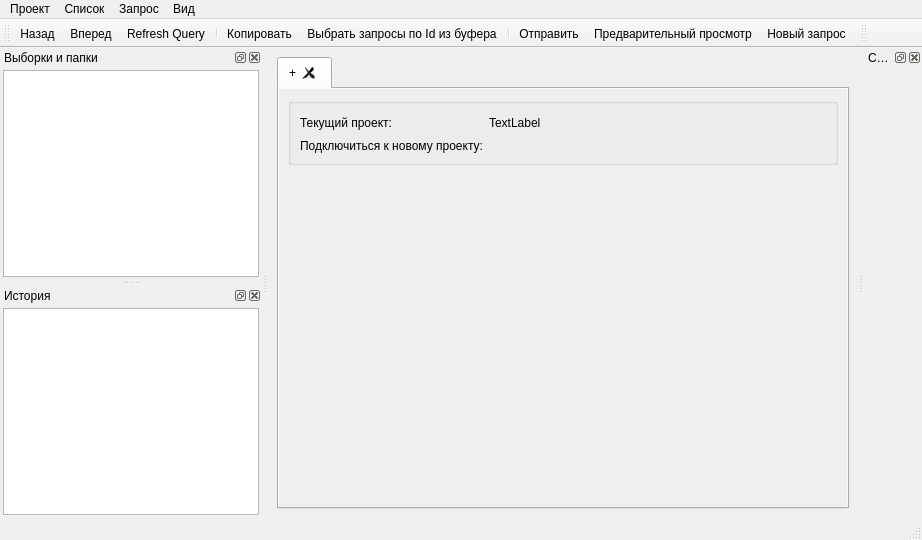
<?xml version="1.0" encoding="UTF-8"?>
<ui version="4.0">
 <class>MainWindow</class>
 <widget class="QMainWindow" name="MainWindow">
  <property name="geometry">
   <rect>
    <x>0</x>
    <y>0</y>
    <width>922</width>
    <height>540</height>
   </rect>
  </property>
  <property name="minimumSize">
   <size>
    <width>50</width>
    <height>0</height>
   </size>
  </property>
  <property name="windowTitle">
   <string>TraQuera</string>
  </property>
  <property name="dockOptions">
   <set>QMainWindow::AllowNestedDocks|QMainWindow::AllowTabbedDocks|QMainWindow::AnimatedDocks</set>
  </property>
  <widget class="QWidget" name="centralwidget">
   <layout class="QGridLayout" name="gridLayout_4">
    <item row="0" column="0">
     <widget class="QTabWidget" name="tabWidget">
      <property name="sizePolicy">
       <sizepolicy hsizetype="Expanding" vsizetype="Expanding">
        <horstretch>2</horstretch>
        <verstretch>0</verstretch>
       </sizepolicy>
      </property>
      <property name="baseSize">
       <size>
        <width>600</width>
        <height>0</height>
       </size>
      </property>
      <property name="currentIndex">
       <number>0</number>
      </property>
      <property name="elideMode">
       <enum>Qt::ElideRight</enum>
      </property>
      <property name="tabsClosable">
       <bool>true</bool>
      </property>
      <property name="movable">
       <bool>true</bool>
      </property>
      <widget class="QWidget" name="tabHomePage">
       <attribute name="title">
        <string>+</string>
       </attribute>
       <layout class="QVBoxLayout" name="verticalLayout">
        <property name="spacing">
         <number>0</number>
        </property>
        <property name="margin">
         <number>0</number>
        </property>
        <item>
         <widget class="QScrollArea" name="scrollArea">
          <property name="frameShape">
           <enum>QFrame::NoFrame</enum>
          </property>
          <property name="widgetResizable">
           <bool>true</bool>
          </property>
          <property name="alignment">
           <set>Qt::AlignLeading|Qt::AlignLeft|Qt::AlignTop</set>
          </property>
          <widget class="QWidget" name="scrollAreaWidgetContents">
           <property name="geometry">
            <rect>
             <x>0</x>
             <y>0</y>
             <width>554</width>
             <height>418</height>
            </rect>
           </property>
           <property name="sizePolicy">
            <sizepolicy hsizetype="Preferred" vsizetype="Preferred">
             <horstretch>0</horstretch>
             <verstretch>0</verstretch>
            </sizepolicy>
           </property>
           <layout class="QVBoxLayout" name="verticalLayout_3">
            <item>
             <widget class="QGroupBox" name="groupBox_2">
              <property name="sizePolicy">
               <sizepolicy hsizetype="Preferred" vsizetype="Maximum">
                <horstretch>0</horstretch>
                <verstretch>0</verstretch>
               </sizepolicy>
              </property>
              <property name="title">
               <string/>
              </property>
              <layout class="QGridLayout" name="gridLayout_2" rowstretch="0,1">
               <item row="0" column="1">
                <widget class="QLabel" name="lCurrentProjectName">
                 <property name="sizePolicy">
                  <sizepolicy hsizetype="Minimum" vsizetype="Preferred">
                   <horstretch>0</horstretch>
                   <verstretch>0</verstretch>
                  </sizepolicy>
                 </property>
                 <property name="text">
                  <string>TextLabel</string>
                 </property>
                </widget>
               </item>
               <item row="1" column="0">
                <widget class="QLabel" name="label_2">
                 <property name="sizePolicy">
                  <sizepolicy hsizetype="Preferred" vsizetype="Preferred">
                   <horstretch>0</horstretch>
                   <verstretch>0</verstretch>
                  </sizepolicy>
                 </property>
                 <property name="text">
                  <string>Подключиться к новому проекту:</string>
                 </property>
                 <property name="alignment">
                  <set>Qt::AlignLeading|Qt::AlignLeft|Qt::AlignTop</set>
                 </property>
                </widget>
               </item>
               <item row="0" column="0">
                <widget class="QLabel" name="label">
                 <property name="sizePolicy">
                  <sizepolicy hsizetype="Maximum" vsizetype="Preferred">
                   <horstretch>0</horstretch>
                   <verstretch>0</verstretch>
                  </sizepolicy>
                 </property>
                 <property name="text">
                  <string>Текущий проект:</string>
                 </property>
                </widget>
               </item>
               <item row="0" column="2">
                <spacer name="horizontalSpacer_3">
                 <property name="orientation">
                  <enum>Qt::Horizontal</enum>
                 </property>
                 <property name="sizeHint" stdset="0">
                  <size>
                   <width>40</width>
                   <height>20</height>
                  </size>
                 </property>
                </spacer>
               </item>
               <item row="1" column="1" colspan="2">
                <layout class="QHBoxLayout" name="layDBClasses"/>
               </item>
              </layout>
             </widget>
            </item>
            <item>
             <spacer name="verticalSpacer">
              <property name="orientation">
               <enum>Qt::Vertical</enum>
              </property>
              <property name="sizeHint" stdset="0">
               <size>
                <width>20</width>
                <height>3</height>
               </size>
              </property>
             </spacer>
            </item>
           </layout>
          </widget>
         </widget>
        </item>
       </layout>
      </widget>
     </widget>
    </item>
   </layout>
  </widget>
  <widget class="QStatusBar" name="statusbar"/>
  <widget class="QToolBar" name="toolBar">
   <property name="windowTitle">
    <string>toolBar</string>
   </property>
   <attribute name="toolBarArea">
    <enum>TopToolBarArea</enum>
   </attribute>
   <attribute name="toolBarBreak">
    <bool>false</bool>
   </attribute>
   <addaction name="actionPrevious"/>
   <addaction name="actionForward"/>
   <addaction name="actionRefresh_Query"/>
   <addaction name="separator"/>
   <addaction name="actionCopy"/>
   <addaction name="actionQueryByIdClip"/>
   <addaction name="separator"/>
   <addaction name="actionSendEmail"/>
   <addaction name="actionPrint_Preview"/>
   <addaction name="actionNewRequest"/>
  </widget>
  <widget class="QMenuBar" name="menuBar">
   <property name="geometry">
    <rect>
     <x>0</x>
     <y>0</y>
     <width>922</width>
     <height>21</height>
    </rect>
   </property>
   <widget class="QMenu" name="menu">
    <property name="title">
     <string>Вид</string>
    </property>
    <addaction name="actionNewQueryTab"/>
    <addaction name="actionCloseTab"/>
    <addaction name="separator"/>
    <addaction name="actionViewQueriesFolders"/>
    <addaction name="actionViewModify"/>
    <addaction name="actionViewHistory"/>
   </widget>
   <widget class="QMenu" name="menu_2">
    <property name="title">
     <string>Проект</string>
    </property>
    <widget class="QMenu" name="menuConnect">
     <property name="title">
      <string>Подключить проект</string>
     </property>
    </widget>
    <addaction name="actionNewConnect"/>
    <addaction name="separator"/>
    <addaction name="actionPlansDialog"/>
    <addaction name="actionSettings"/>
    <addaction name="menuConnect"/>
   </widget>
   <widget class="QMenu" name="menu_3">
    <property name="title">
     <string>Список</string>
    </property>
    <addaction name="actionPrevious"/>
    <addaction name="actionForward"/>
    <addaction name="separator"/>
    <addaction name="actionOpenSelected"/>
   </widget>
   <widget class="QMenu" name="menu_4">
    <property name="title">
     <string>Запрос</string>
    </property>
    <addaction name="actionNewRequest"/>
    <addaction name="actionPrint_Preview"/>
   </widget>
   <addaction name="menu_2"/>
   <addaction name="menu_3"/>
   <addaction name="menu_4"/>
   <addaction name="menu"/>
  </widget>
  <widget class="QDockWidget" name="dockQueries">
   <property name="features">
    <set>QDockWidget::AllDockWidgetFeatures</set>
   </property>
   <property name="windowTitle">
    <string>Выборки и папки</string>
   </property>
   <attribute name="dockWidgetArea">
    <number>1</number>
   </attribute>
   <widget class="QWidget" name="dockWidgetContents">
    <layout class="QVBoxLayout" name="verticalLayout_5">
     <property name="spacing">
      <number>3</number>
     </property>
     <property name="margin">
      <number>3</number>
     </property>
     <item>
      <widget class="QTreeView" name="treeView">
       <property name="sizePolicy">
        <sizepolicy hsizetype="Preferred" vsizetype="Expanding">
         <horstretch>0</horstretch>
         <verstretch>0</verstretch>
        </sizepolicy>
       </property>
       <property name="contextMenuPolicy">
        <enum>Qt::CustomContextMenu</enum>
       </property>
       <property name="indentation">
        <number>10</number>
       </property>
       <property name="animated">
        <bool>true</bool>
       </property>
       <property name="allColumnsShowFocus">
        <bool>true</bool>
       </property>
       <property name="wordWrap">
        <bool>true</bool>
       </property>
       <property name="headerHidden">
        <bool>true</bool>
       </property>
       <property name="expandsOnDoubleClick">
        <bool>false</bool>
       </property>
      </widget>
     </item>
    </layout>
   </widget>
  </widget>
  <widget class="QDockWidget" name="dockWidget">
   <property name="features">
    <set>QDockWidget::AllDockWidgetFeatures</set>
   </property>
   <property name="windowTitle">
    <string>История</string>
   </property>
   <attribute name="dockWidgetArea">
    <number>1</number>
   </attribute>
   <widget class="QWidget" name="dockWidgetContents_2">
    <layout class="QVBoxLayout" name="verticalLayout_8">
     <property name="spacing">
      <number>3</number>
     </property>
     <property name="margin">
      <number>3</number>
     </property>
     <item>
      <widget class="QListView" name="journalView">
       <property name="sizePolicy">
        <sizepolicy hsizetype="Preferred" vsizetype="Expanding">
         <horstretch>0</horstretch>
         <verstretch>0</verstretch>
        </sizepolicy>
       </property>
      </widget>
     </item>
    </layout>
   </widget>
  </widget>
  <widget class="QDockWidget" name="dockProps">
   <property name="features">
    <set>QDockWidget::AllDockWidgetFeatures</set>
   </property>
   <property name="windowTitle">
    <string>Свойства</string>
   </property>
   <attribute name="dockWidgetArea">
    <number>2</number>
   </attribute>
   <widget class="QWidget" name="dockPropsContents">
    <layout class="QVBoxLayout" name="verticalLayout_4">
     <property name="spacing">
      <number>1</number>
     </property>
     <property name="margin">
      <number>1</number>
     </property>
     <item>
      <widget class="QWidget" name="widget" native="true"/>
     </item>
    </layout>
   </widget>
  </widget>
  <widget class="QToolBar" name="toolBar_2">
   <property name="windowTitle">
    <string>toolBar_2</string>
   </property>
   <attribute name="toolBarArea">
    <enum>TopToolBarArea</enum>
   </attribute>
   <attribute name="toolBarBreak">
    <bool>false</bool>
   </attribute>
  </widget>
  <action name="actionOpen_Tracker">
   <property name="text">
    <string>Open Tracker...</string>
   </property>
  </action>
  <action name="actionClose_Tracker">
   <property name="text">
    <string>Close Tracker...</string>
   </property>
  </action>
  <action name="actionExit">
   <property name="text">
    <string>Exit</string>
   </property>
  </action>
  <action name="actionOpen_Project">
   <property name="text">
    <string>Открыть проект...</string>
   </property>
  </action>
  <action name="actionClose_Project">
   <property name="text">
    <string>Закрыть проект</string>
   </property>
   <property name="toolTip">
    <string>Закрыть проект</string>
   </property>
  </action>
  <action name="actionCopy">
   <property name="icon">
    <iconset resource="../resources/tracks.qrc">
     <normaloff>:/images/copy.png</normaloff>:/images/copy.png</iconset>
   </property>
   <property name="text">
    <string>Копировать</string>
   </property>
   <property name="shortcut">
    <string>Ctrl+C</string>
   </property>
  </action>
  <action name="actionCut">
   <property name="text">
    <string>Вырезать</string>
   </property>
   <property name="shortcut">
    <string>Ctrl+X</string>
   </property>
  </action>
  <action name="action_Paste">
   <property name="text">
    <string>Вставить</string>
   </property>
   <property name="shortcut">
    <string>Ctrl+V</string>
   </property>
  </action>
  <action name="action_4">
   <property name="text">
    <string>Удалить</string>
   </property>
  </action>
  <action name="actionRead_Filters">
   <property name="text">
    <string>Read Filters</string>
   </property>
  </action>
  <action name="actionQueryById">
   <property name="text">
    <string>Выбрать запросы по Id...</string>
   </property>
  </action>
  <action name="actionQueryByIdClip">
   <property name="icon">
    <iconset resource="../resources/tracks.qrc">
     <normaloff>:/images/paste.png</normaloff>:/images/paste.png</iconset>
   </property>
   <property name="text">
    <string>Выбрать запросы по Id из буфера</string>
   </property>
  </action>
  <action name="actionSendEmail">
   <property name="icon">
    <iconset resource="../resources/tracks.qrc">
     <normaloff>:/images/EMail_48.png</normaloff>:/images/EMail_48.png</iconset>
   </property>
   <property name="text">
    <string>Отправить...</string>
   </property>
  </action>
  <action name="actionPrevious">
   <property name="icon">
    <iconset resource="../resources/tracks.qrc">
     <normaloff>:/images/previous.png</normaloff>:/images/previous.png</iconset>
   </property>
   <property name="text">
    <string>Назад</string>
   </property>
   <property name="shortcut">
    <string>Alt+Left</string>
   </property>
  </action>
  <action name="actionForward">
   <property name="icon">
    <iconset resource="../resources/tracks.qrc">
     <normaloff>:/images/next.png</normaloff>:/images/next.png</iconset>
   </property>
   <property name="text">
    <string>Вперед</string>
   </property>
   <property name="shortcut">
    <string>Alt+Right</string>
   </property>
  </action>
  <action name="actionOpen_Query">
   <property name="text">
    <string>Открыть</string>
   </property>
   <property name="shortcut">
    <string>Return</string>
   </property>
   <property name="shortcutContext">
    <enum>Qt::WidgetShortcut</enum>
   </property>
  </action>
  <action name="actionOpen_QueryInNew">
   <property name="text">
    <string>Открыть в новой вкладке</string>
   </property>
  </action>
  <action name="actionPrint_Preview">
   <property name="icon">
    <iconset resource="../resources/tracks.qrc">
     <normaloff>:/images/fileprint.png</normaloff>:/images/fileprint.png</iconset>
   </property>
   <property name="text">
    <string>Предварительный просмотр</string>
   </property>
   <property name="shortcut">
    <string>Ctrl+P</string>
   </property>
  </action>
  <action name="actionRefresh_Query">
   <property name="icon">
    <iconset resource="../resources/tracks.qrc">
     <normaloff>:/images/view-refresh.png</normaloff>:/images/view-refresh.png</iconset>
   </property>
   <property name="text">
    <string>Refresh Query </string>
   </property>
  </action>
  <action name="actionPasteNumbers">
   <property name="text">
    <string>Вставить только номера</string>
   </property>
   <property name="shortcut">
    <string>Ctrl+Shift+V</string>
   </property>
   <property name="shortcutContext">
    <enum>Qt::WidgetShortcut</enum>
   </property>
  </action>
  <action name="actionNewQueryTab">
   <property name="text">
    <string>Новая вкладка</string>
   </property>
   <property name="shortcut">
    <string>Ctrl+N</string>
   </property>
  </action>
  <action name="actionCloseTab">
   <property name="text">
    <string>Закрыть вкладку</string>
   </property>
   <property name="shortcut">
    <string>Ctrl+F4</string>
   </property>
  </action>
  <action name="actionOpenSelected">
   <property name="text">
    <string>Открыть отмеченные записи</string>
   </property>
  </action>
  <action name="actionAddToFolder">
   <property name="text">
    <string>Добавить выделенные запросы</string>
   </property>
  </action>
  <action name="actionNewFolder">
   <property name="text">
    <string>Новая папка</string>
   </property>
  </action>
  <action name="actionRenameFolder">
   <property name="text">
    <string>Переименовать папку</string>
   </property>
  </action>
  <action name="actionDeleteFolder">
   <property name="text">
    <string>Удалить папку</string>
   </property>
  </action>
  <action name="actionOpenIds">
   <property name="text">
    <string>Открыть Id</string>
   </property>
  </action>
  <action name="actionViewQueriesFolders">
   <property name="checkable">
    <bool>true</bool>
   </property>
   <property name="text">
    <string>Выборки и папки</string>
   </property>
   <property name="shortcut">
    <string>Ctrl+1</string>
   </property>
  </action>
  <action name="actionViewHistory">
   <property name="checkable">
    <bool>true</bool>
   </property>
   <property name="text">
    <string>История</string>
   </property>
   <property name="shortcut">
    <string>Ctrl+H</string>
   </property>
  </action>
  <action name="actionViewModify">
   <property name="checkable">
    <bool>true</bool>
   </property>
   <property name="text">
    <string>Свойства</string>
   </property>
   <property name="shortcut">
    <string>Ctrl+2</string>
   </property>
  </action>
  <action name="actionEditContents">
   <property name="text">
    <string>Редактировать содержимое папки...</string>
   </property>
  </action>
  <action name="actionPlansDialog">
   <property name="text">
    <string>Планы</string>
   </property>
  </action>
  <action name="actionSettings">
   <property name="text">
    <string>Настройки</string>
   </property>
  </action>
  <action name="actionNewRequest">
   <property name="icon">
    <iconset resource="../resources/tracks.qrc">
     <normaloff>:/images/add.png</normaloff>:/images/add.png</iconset>
   </property>
   <property name="text">
    <string>Новый запрос</string>
   </property>
   <property name="shortcut">
    <string>Ctrl+N</string>
   </property>
  </action>
  <action name="actionEditQuery">
   <property name="text">
    <string>Изменить выборку...</string>
   </property>
   <property name="toolTip">
    <string>Изменить выборку</string>
   </property>
  </action>
  <action name="actionNewQuery">
   <property name="text">
    <string>Новая выборка...</string>
   </property>
  </action>
  <action name="actionNewConnect">
   <property name="text">
    <string>Новое соединение...</string>
   </property>
  </action>
  <action name="actionJira">
   <property name="text">
    <string>Jira</string>
   </property>
  </action>
  <action name="actionDelete_Project">
   <property name="text">
    <string>Удалить проект</string>
   </property>
  </action>
  <action name="actionRename_Item">
   <property name="text">
    <string>Переименовать...</string>
   </property>
  </action>
  <action name="actionRefreshQueryList">
   <property name="text">
    <string>Обновить список</string>
   </property>
  </action>
  <action name="actionDeleteQuery">
   <property name="text">
    <string>Удалить выборку</string>
   </property>
  </action>
  <action name="actionEditProject">
   <property name="text">
    <string>Изменить проект...</string>
   </property>
  </action>
 </widget>
 <resources>
  <include location="../resources/tracks.qrc"/>
 </resources>
 <connections/>
 <slots>
  <slot>slotAddNote(TrkRecord*)</slot>
 </slots>
</ui>
